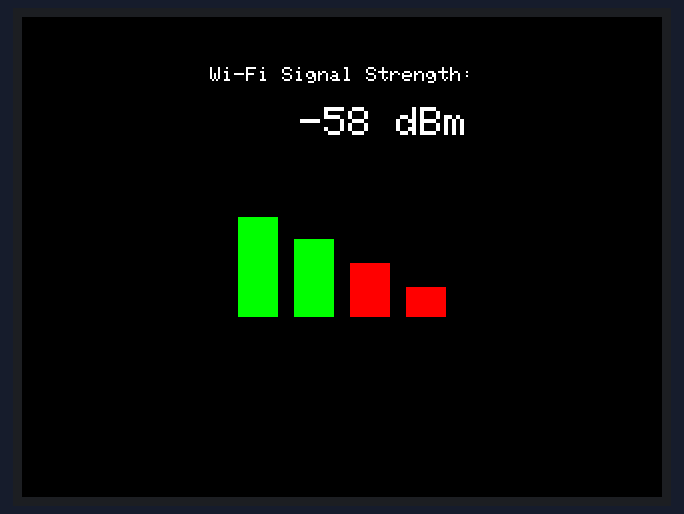
A sketch run on a simulated ESP32. Parts: 320×240 colour display. WiFi joins after 1.5 s; servers stay silent unless stated; what the sketch prints to the serial monitor is not drawn.

Above: at 1.9 s.

The sketch:

sketch_feb24a.ino
```cpp
#include <WiFi.h>
#include <TFT_eSPI.h>

// Wi-Fi credentials
const char* ssid = "Ibra";         // Replace with your Wi-Fi SSID
const char* password = "87654321"; // Replace with your Wi-Fi password

// Create TFT display object
TFT_eSPI tft = TFT_eSPI(); // Create TFT object, defined in the TFT_eSPI library

// Define bar positions and sizes
int barY = 150;  // Y position of the bars (moved slightly further down)
int barWidth = 20;  // Slightly wider bars
int barSpacing = 8; // Spacing between bars

void setup() {
  Serial.begin(115200);

  // Initialize the TFT display
  tft.init();
  tft.setRotation(1);  // Set rotation of the screen
  tft.fillScreen(TFT_BLACK); // Fill the screen with black

  // Connect to Wi-Fi
  WiFi.begin(ssid, password);
  Serial.println();
  Serial.print("Connecting to WiFi");

  while (WiFi.status() != WL_CONNECTED) {
    delay(500);
    Serial.print(".");
  }
  Serial.println("Connected to WiFi");
  Serial.print("IP Address: ");
  Serial.println(WiFi.localIP());

  // Clear the display for initial setup
  tft.fillScreen(TFT_BLACK);
}

void loop() {
  // Get the Wi-Fi signal strength (RSSI)
  long rssi = WiFi.RSSI();

  // Clear the display for new values
  tft.fillScreen(TFT_BLACK);

  // Display the "Wi-Fi Signal Strength" label centered at the top
  tft.setTextColor(TFT_WHITE, TFT_BLACK);
  tft.setTextSize(1);  // Smaller text size to fit on the screen

  // Calculate position to center the "Wi-Fi Signal Strength" label
  int textWidth = tft.textWidth("Wi-Fi Signal Strength:");
  int textX = (tft.width() - textWidth) / 2;  // Center the text horizontally
  tft.setCursor(textX, 25);  // Position the text slightly lower
  tft.print("Wi-Fi Signal Strength:");

  // Display RSSI value as text centered below the label
  String rssiText = String(rssi) + " dBm";
  int rssiTextWidth = tft.textWidth(rssiText);
  int rssiTextX = (tft.width() - rssiTextWidth) / 2;  // Center the RSSI value horizontally
  tft.setCursor(rssiTextX, 45); // Position the RSSI value below the label
  tft.setTextSize(2);  // Slightly bigger text for better visibility
  tft.print(rssiText);

  // Map RSSI value to the number of bars to highlight and their height
  int barsToHighlight = map(rssi, -100, -30, 0, 4); // Map RSSI to 0 to 4 bars

  // Calculate starting X position for bars (center the bars horizontally)
  int totalBarWidth = (barWidth * 4) + (barSpacing * 3); // Total width of all bars with spacing
  int barX = (tft.width() - totalBarWidth) / 2; // Center the bars horizontally

  // Draw 4 bars to represent signal strength (tallest bar on the left)
  for (int i = 0; i < 4; i++) {
    // Calculate the x position for each bar
    int barXPos = barX + i * (barWidth + barSpacing);

    // Set the bar height based on the signal strength
    int barHeight = map(i, 0, 3, 50, 15); // Taller bars on the left, smaller on the right

    // If this bar should be filled, make it green (strong signal), else grey (weak signal)
    if (i < barsToHighlight) {
      tft.fillRect(barXPos, barY - barHeight, barWidth, barHeight, TFT_GREEN); // Filled bars
    } else {
      tft.fillRect(barXPos, barY - barHeight, barWidth, barHeight, TFT_RED); // Empty bars
    }
  }

  // Delay before updating the display again
  delay(1000);
}
```
